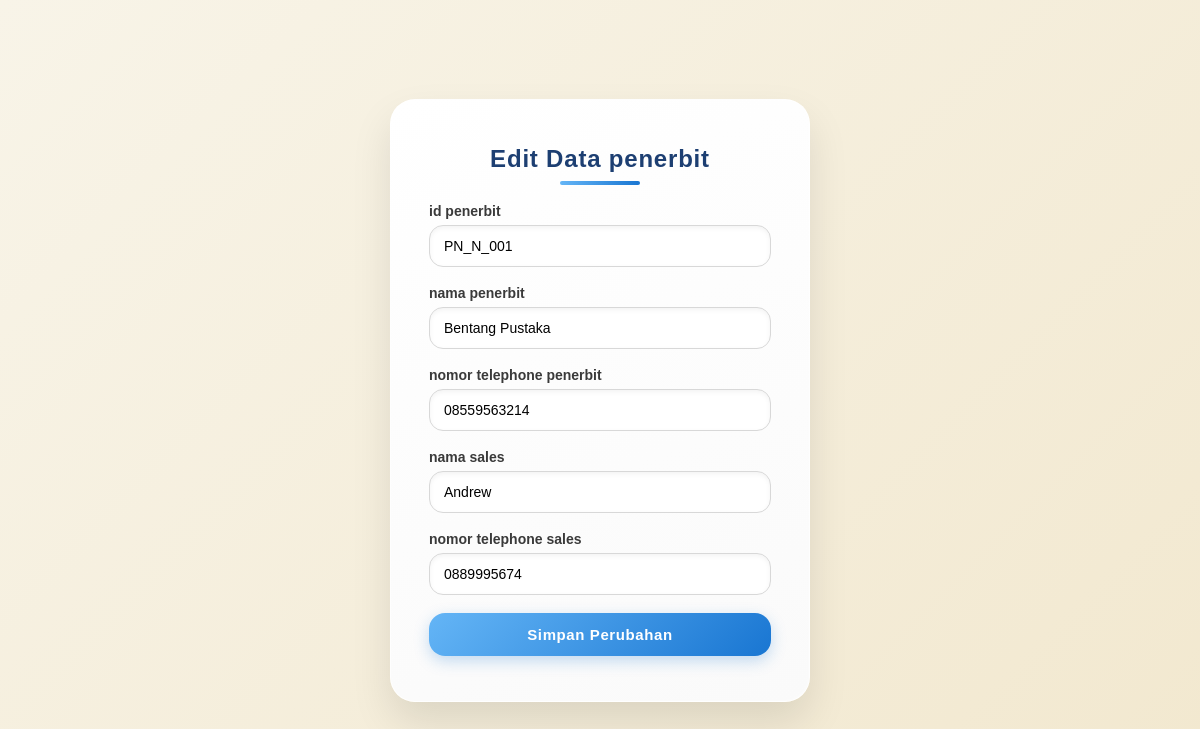
/penerbit/edit_penerbit.php?id_penerbit=PN_N_001, run on the app's committed database.
### tables this page shows
CREATE TABLE `tbl_penerbit` (
  `id_penerbit` varchar(10) NOT NULL,
  `nama_penerbit` varchar(200) NOT NULL,
  `no_tlp_penerbit` varchar(18) NOT NULL,
  `nama_sales` varchar(200) NOT NULL,
  `no_tlp_sales` varchar(18) NOT NULL
);

### penerbit/edit_penerbit.php (the view, shortened to what this page needs)
<?php
include '../inc/conect.php';
$id_penerbit = $_GET['id_penerbit'];
$result = mysqli_query($koneksi, "SELECT * FROM tbl_penerbit WHERE id_penerbit='$id_penerbit'");
$penerbit= mysqli_fetch_array($result);
?>
<!DOCTYPE html>
<html lang="id">
<head>
<link rel="stylesheet" href="../css/Edit.css">
</head>
<body>
<div class="wrapper">
    <h2>Edit Data penerbit</h2>
    <form method="POST">
        <label>id penerbit</label>
        <input type="text" name="id_penerbit" value="<?php echo $penerbit['id_penerbit']; ?>" readonly>
        <label>nama penerbit </label>
        <input type="text" name="nama_penerbit" value="<?php echo $penerbit['nama_penerbit']; ?>" required>
        <label>nomor telephone penerbit</label>
        <input type="text" name="no_tlp_penerbit" value="<?php echo $penerbit['no_tlp_penerbit']; ?>" required>
        <label>nama sales</label>
        <input type="text" name="nama_sales" value="<?php echo $penerbit['nama_sales']; ?>" required>
        <label>nomor telephone sales</label>
        <input type="text" name="no_tlp_sales" value="<?php echo $penerbit['no_tlp_sales']; ?>" required>
        <button type="submit" name="update">Simpan Perubahan</button>
    </form>
</div>
</body>
</html>

### css/edit.css (style rules this page uses)
* { margin: 0; padding: 0; box-sizing: border-box; font-family: "Poppins", sans-serif; }
body { background: linear-gradient(135deg, #f8f4e8, #f2e8cf); display: flex; justify-content: center; align-items: center; min-height: 100vh; padding: 20px; color: #333; }
.wrapper { background: linear-gradient(160deg, #ffffff, #fafafa); width: 420px; padding: 45px 38px; border-radius: 25px; box-shadow: 0 20px 40px rgba(0, 0, 0, 0.1), inset 0 0 10px rgba(255, 255, 255, 0.4); border: 1px solid rgba(255, 255, 255, 0.8); backdrop-filter: blur(10px); transition: all 0.4s ease; }
h2 { text-align: center; margin-bottom: 30px; color: #1d3f72; font-weight: 700; letter-spacing: 0.8px; position: relative; font-size: 24px; }
h2::after { content: ""; position: absolute; width: 80px; height: 4px; background: linear-gradient(90deg, #64b5f6, #1976d2); bottom: -12px; left: 50%; transform: translateX(-50%); border-radius: 3px; }
label { font-weight: 600; display: block; margin-bottom: 6px; color: #3a3a3a; font-size: 14px; }
input, textarea, select { width: 100%; padding: 12px 14px; border: 1px solid #d8d8d8; border-radius: 14px; margin-bottom: 18px; font-size: 14px; background-color: #ffffff; box-shadow: inset 0 2px 5px rgba(0,0,0,0.05); transition: all 0.3s ease; }
button { width: 100%; background: linear-gradient(135deg, #64b5f6, #1976d2); color: #fff; padding: 13px; border: none; border-radius: 16px; font-weight: 600; font-size: 15px; cursor: pointer; letter-spacing: 0.6px; transition: all 0.3s ease; box-shadow: 0 5px 15px rgba(25, 118, 210, 0.25); }
::placeholder { color: #9ea8a8; font-style: italic; opacity: 0.8; }

### data on the page
tbl_penerbit: id_penerbit "PN_N_001", nama_penerbit "Bentang Pustaka", no_tlp_penerbit "08559563214", nama_sales "Andrew", no_tlp_sales "0889995674"
